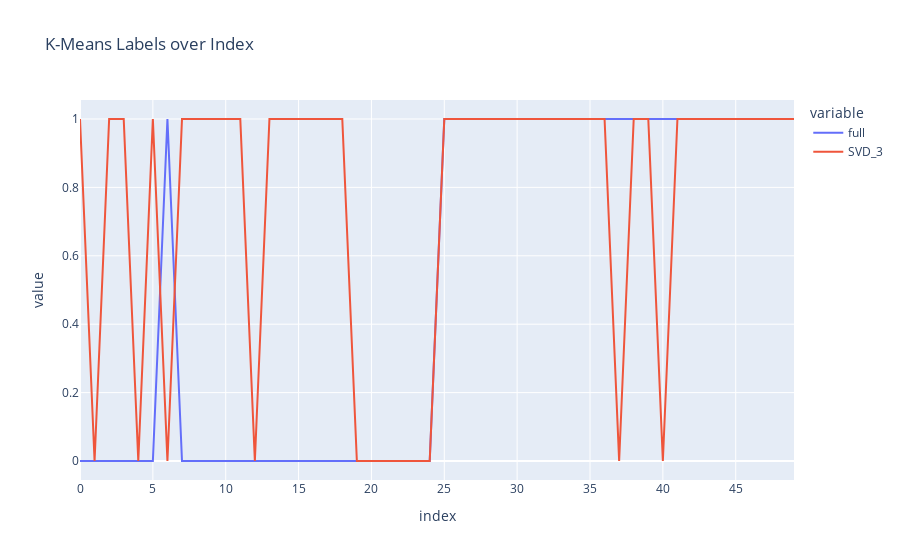

Notebook cell for this chart:
### Markdown cell above
## Klassifikation der Embeddings

### Code cell
from sklearn.cluster import KMeans

k_means_full = KMeans(n_clusters=2)
k_means_3 = KMeans(n_clusters=2)

k_means_labels_full = k_means_full.fit_predict(embedding_matrix)
k_means_labels_3 = k_means_3.fit_predict(np.dot(U[:, :3] * S[:3], Vh[:3, :]))

data_frame = pd.DataFrame(data={'full': k_means_labels_full, 'SVD_3': k_means_labels_3})

px.line(data_frame, x=data_frame.index, y=['full', 'SVD_3'], title="K-Means Labels over Index")

### Figure 1 — Plotly figure (JSON) as saved in the notebook; plotly's stock layout.template omitted (floating-point values rounded to 4 significant figures)
{"data": [{"hovertemplate": "variable=full<br>index=%{x}<br>value=%{y}<extra></extra>", "legendgroup": "full", "line": {"color": "#636efa", "dash": "solid"}, "marker": {"symbol": "circle"}, "mode": "lines", "name": "full", "orientation": "v", "showlegend": true, "type": "scatter", "x": [0, 1, 2, 3, 4, 5, 6, 7, 8, 9, 10, 11, 12, 13, 14, 15, 16, 17, 18, 19, 20, 21, 22, 23, 24, 25, 26, 27, 28, 29, 30, 31, 32, 33, 34, 35, 36, 37, 38, 39, 40, 41, 42, 43, 44, 45, 46, 47, 48, 49], "xaxis": "x", "y": [0, 0, 0, 0, 0, 0, 1, 0, 0, 0, 0, 0, 0, 0, 0, 0, 0, 0, 0, 0, 0, 0, 0, 0, 0, 1, 1, 1, 1, 1, 1, 1, 1, 1, 1, 1, 1, 1, 1, 1, 1, 1, 1, 1, 1, 1, 1, 1, 1, 1], "yaxis": "y"}, {"hovertemplate": "variable=SVD_3<br>index=%{x}<br>value=%{y}<extra></extra>", "legendgroup": "SVD_3", "line": {"color": "#EF553B", "dash": "solid"}, "marker": {"symbol": "circle"}, "mode": "lines", "name": "SVD_3", "orientation": "v", "showlegend": true, "type": "scatter", "x": [0, 1, 2, 3, 4, 5, 6, 7, 8, 9, 10, 11, 12, 13, 14, 15, 16, 17, 18, 19, 20, 21, 22, 23, 24, 25, 26, 27, 28, 29, 30, 31, 32, 33, 34, 35, 36, 37, 38, 39, 40, 41, 42, 43, 44, 45, 46, 47, 48, 49], "xaxis": "x", "y": [1, 0, 1, 1, 0, 1, 0, 1, 1, 1, 1, 1, 0, 1, 1, 1, 1, 1, 1, 0, 0, 0, 0, 0, 0, 1, 1, 1, 1, 1, 1, 1, 1, 1, 1, 1, 1, 0, 1, 1, 0, 1, 1, 1, 1, 1, 1, 1, 1, 1], "yaxis": "y"}], "layout": {"legend": {"title": {"text": "variable"}, "tracegroupgap": 0}, "title": {"text": "K-Means Labels over Index"}, "xaxis": {"anchor": "y", "domain": [0, 1], "title": {"text": "index"}}, "yaxis": {"anchor": "x", "domain": [0, 1], "title": {"text": "value"}}}}
